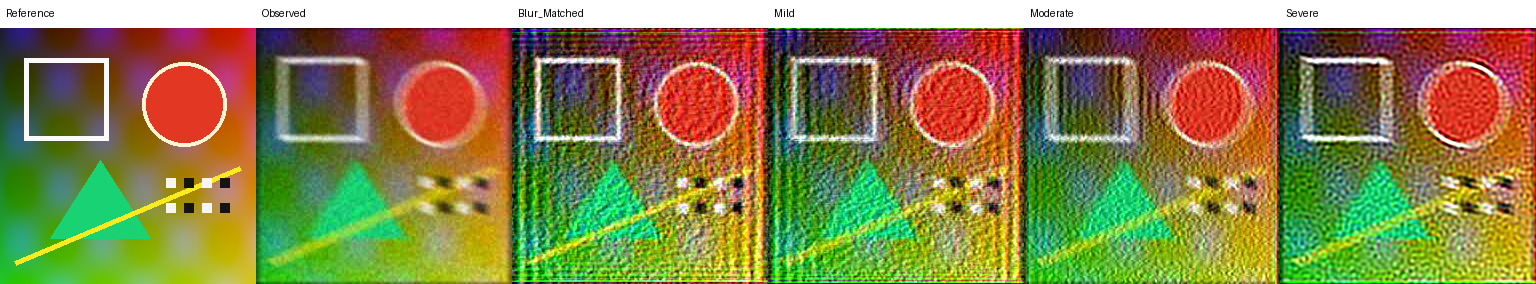
#> input picture experiments/phase0_canary/outputs/canary/synthetic_000_compound_comparison.png, 1536 x 284 px; its folder holds only this picture in this run
$ python pilot.py --input-dir outputs/canary
#> lines starting #> are read from the running program, lines starting #| are printed output that depends on the picture
#!/usr/bin/env python3
"""Reproducible Phase-0 canary for compound forward-model mismatch.

The script intentionally uses only NumPy, SciPy, Pillow and pandas so the
acquisition and evaluation plumbing can be validated before GPU baselines are
introduced. It is not the proposed journal method.
"""

from __future__ import annotations

import argparse
import io
import json
import math
from dataclasses import asdict, dataclass
from pathlib import Path

import numpy as np
import pandas as pd
from PIL import Image, ImageDraw
from scipy import ndimage, signal, stats


@dataclass(frozen=True)
class Acquisition:
    blur_type: str
    blur_length: int
    blur_angle_deg: float
    gaussian_sigma: float
    photons: float
    read_noise_std: float
    downsample_factor: int
    jpeg_quality: int


@dataclass(frozen=True)
class AssumedOperator:
    label: str
    blur_type: str
    blur_length: int
    blur_angle_deg: float
    gaussian_sigma: float
    wiener_balance: float


TRUE_ACQUISITIONS = {
    "blur_only": Acquisition(
        blur_type="motion",
        blur_length=15,
        blur_angle_deg=24.0,
        gaussian_sigma=0.0,
        photons=0.0,
        read_noise_std=0.0,
        downsample_factor=1,
        jpeg_quality=100,
    ),
    "compound": Acquisition(
        blur_type="motion",
        blur_length=15,
        blur_angle_deg=24.0,
        gaussian_sigma=0.0,
        photons=45.0,
        read_noise_std=0.012,
        downsample_factor=2,
        jpeg_quality=32,
    ),
}


ASSUMPTIONS = (
    AssumedOperator("blur_matched", "motion", 15, 24.0, 0.0, 0.006),
    AssumedOperator("mild", "motion", 13, 18.0, 0.0, 0.006),
    AssumedOperator("moderate", "motion", 9, 5.0, 0.0, 0.006),
    AssumedOperator("severe", "gaussian", 0, 0.0, 2.2, 0.006),
)


def synthetic_image(size: int = 256) -> np.ndarray:
    """Create a deterministic image containing edges and smooth structure."""
    yy, xx = np.mgrid[0:size, 0:size]
    base = np.zeros((size, size, 3), dtype=np.float32)
    base[..., 0] = 0.12 + 0.72 * (xx / (size - 1))
    base[..., 1] = 0.10 + 0.68 * (yy / (size - 1))
    base[..., 2] = 0.18 + 0.32 * np.sin(xx / 13.0) * np.cos(yy / 17.0)
    image = Image.fromarray(np.uint8(np.clip(base, 0, 1) * 255), "RGB")
    draw = ImageDraw.Draw(image)
    draw.rectangle((24, 30, 108, 112), outline=(250, 250, 250), width=5)
    draw.ellipse((142, 34, 226, 118), fill=(225, 55, 35), outline=(255, 245, 210), width=4)
    draw.polygon([(50, 210), (100, 132), (150, 210)], fill=(25, 210, 115))
    draw.line((15, 235, 240, 140), fill=(250, 235, 30), width=5)
    for i in range(8):
        x0 = 166 + (i % 4) * 18
        y0 = 150 + (i // 4) * 25
        draw.rectangle((x0, y0, x0 + 9, y0 + 9), fill=(20, 20, 20) if i % 2 else (245, 245, 245))
    return np.asarray(image, dtype=np.float32) / 255.0


def load_images(input_dir: Path | None, size: int = 256) -> list[tuple[str, np.ndarray]]:
    if input_dir is None:
        return [("synthetic_000", synthetic_image(size))]
    records: list[tuple[str, np.ndarray]] = []
    for path in sorted(input_dir.iterdir()):
        if path.suffix.lower() not in {".png", ".jpg", ".jpeg", ".bmp", ".tif", ".tiff"}:
            continue
        image = Image.open(path).convert("RGB")
        image.thumbnail((size, size), Image.Resampling.LANCZOS)
        canvas = Image.new("RGB", (size, size), (0, 0, 0))
        canvas.paste(image, ((size - image.width) // 2, (size - image.height) // 2))
        records.append((path.stem, np.asarray(canvas, dtype=np.float32) / 255.0))
    if not records:
        raise ValueError(f"No supported images found in {input_dir}")
    return records


def motion_kernel(length: int, angle_deg: float) -> np.ndarray:
    size = max(3, int(length) | 1)
    kernel = np.zeros((size, size), dtype=np.float32)
    centre = (size - 1) / 2.0
    angle = math.radians(angle_deg)
    half = (length - 1) / 2.0
    samples = max(4 * length, 16)
    for t in np.linspace(-half, half, samples):
        x = centre + t * math.cos(angle)
        y = centre + t * math.sin(angle)
        x0, y0 = int(math.floor(x)), int(math.floor(y))
        dx, dy = x - x0, y - y0
        for ix, wx in ((x0, 1 - dx), (x0 + 1, dx)):
            for iy, wy in ((y0, 1 - dy), (y0 + 1, dy)):
                if 0 <= ix < size and 0 <= iy < size:
                    kernel[iy, ix] += wx * wy
    kernel /= kernel.sum()
    return kernel


def gaussian_kernel(sigma: float) -> np.ndarray:
    radius = max(2, int(math.ceil(3 * sigma)))
    axis = np.arange(-radius, radius + 1, dtype=np.float32)
    kernel = np.exp(-(axis[:, None] ** 2 + axis[None, :] ** 2) / (2 * sigma**2))
    return kernel / kernel.sum()


def kernel_from_spec(blur_type: str, length: int, angle: float, sigma: float) -> np.ndarray:
    if blur_type == "motion":
        return motion_kernel(length, angle)
    if blur_type == "gaussian":
        return gaussian_kernel(sigma)
    raise ValueError(f"Unsupported blur type: {blur_type}")


def convolve_rgb(image: np.ndarray, kernel: np.ndarray) -> np.ndarray:
    return np.stack(
        [signal.fftconvolve(image[..., c], kernel, mode="same") for c in range(3)], axis=-1
    ).astype(np.float32)


def jpeg_roundtrip(image: np.ndarray, quality: int) -> np.ndarray:
    buffer = io.BytesIO()
    Image.fromarray(np.uint8(np.clip(image, 0, 1) * 255), "RGB").save(
        buffer, format="JPEG", quality=quality, subsampling=2
    )
    buffer.seek(0)
    return np.asarray(Image.open(buffer).convert("RGB"), dtype=np.float32) / 255.0


def degrade(image: np.ndarray, cfg: Acquisition, rng: np.random.Generator) -> np.ndarray:
    kernel = kernel_from_spec(cfg.blur_type, cfg.blur_length, cfg.blur_angle_deg, cfg.gaussian_sigma)
    observed = np.clip(convolve_rgb(image, kernel), 0, 1)
    if cfg.photons > 0:
        observed = rng.poisson(observed * cfg.photons).astype(np.float32) / cfg.photons
    if cfg.read_noise_std > 0:
        observed += rng.normal(0.0, cfg.read_noise_std, observed.shape).astype(np.float32)
    observed = np.clip(observed, 0, 1)
    if cfg.downsample_factor > 1:
        height, width = observed.shape[:2]
        small = Image.fromarray(np.uint8(observed * 255), "RGB").resize(
            (width // cfg.downsample_factor, height // cfg.downsample_factor), Image.Resampling.BICUBIC
        )
        observed = np.asarray(
            small.resize((width, height), Image.Resampling.BICUBIC), dtype=np.float32
        ) / 255.0
    return jpeg_roundtrip(observed, cfg.jpeg_quality) if cfg.jpeg_quality < 100 else observed


def pad_and_shift_kernel(kernel: np.ndarray, shape: tuple[int, int]) -> np.ndarray:
    padded = np.zeros(shape, dtype=np.float32)
    kh, kw = kernel.shape
    padded[:kh, :kw] = kernel
    return np.roll(padded, shift=(-(kh // 2), -(kw // 2)), axis=(0, 1))


def wiener_deconvolution(observed: np.ndarray, kernel: np.ndarray, balance: float) -> np.ndarray:
    transfer = np.fft.fft2(pad_and_shift_kernel(kernel, observed.shape[:2]))
    denominator = np.abs(transfer) ** 2 + balance
    channels = []
    for c in range(3):
        spectrum = np.fft.fft2(observed[..., c])
        restored = np.fft.ifft2(np.conj(transfer) * spectrum / denominator).real
        channels.append(restored)
    return np.clip(np.stack(channels, axis=-1), 0, 1).astype(np.float32)


def psnr(reference: np.ndarray, estimate: np.ndarray) -> float:
    mse = float(np.mean((reference - estimate) ** 2))
    return float("inf") if mse == 0 else 10.0 * math.log10(1.0 / mse)


def ssim(reference: np.ndarray, estimate: np.ndarray) -> float:
    """Mean channel SSIM using a Gaussian local window."""
    values = []
    c1, c2 = 0.01**2, 0.03**2
    for channel in range(3):
        x, y = reference[..., channel], estimate[..., channel]
        mux = ndimage.gaussian_filter(x, 1.5)
        muy = ndimage.gaussian_filter(y, 1.5)
        sigx = ndimage.gaussian_filter(x * x, 1.5) - mux * mux
        sigy = ndimage.gaussian_filter(y * y, 1.5) - muy * muy
        sigxy = ndimage.gaussian_filter(x * y, 1.5) - mux * muy
        score = ((2 * mux * muy + c1) * (2 * sigxy + c2)) / (
            (mux * mux + muy * muy + c1) * (sigx + sigy + c2)
        )
        values.append(float(np.mean(score)))
    return float(np.mean(values))


def normalized_residual(observed: np.ndarray, estimate: np.ndarray, assumed_kernel: np.ndarray) -> float:
    predicted = np.clip(convolve_rgb(estimate, assumed_kernel), 0, 1)
    numerator = np.linalg.norm(predicted - observed)
    denominator = np.linalg.norm(observed) + 1e-12
    return float(numerator / denominator)


def edge_error(reference: np.ndarray, estimate: np.ndarray) -> float:
    ref_gray = reference.mean(axis=2)
    est_gray = estimate.mean(axis=2)
    ref_edge = np.hypot(ndimage.sobel(ref_gray, 0), ndimage.sobel(ref_gray, 1))
    est_edge = np.hypot(ndimage.sobel(est_gray, 0), ndimage.sobel(est_gray, 1))
    return float(np.mean(np.abs(ref_edge - est_edge)))


def comparison_panel(reference: np.ndarray, observed: np.ndarray, reconstructions: list[np.ndarray]) -> Image.Image:
    images = [reference, observed, *reconstructions]
    labels = ["Reference", "Observed", *[s.label.title() for s in ASSUMPTIONS]]
    tile_size = reference.shape[0]
    panel = Image.new("RGB", (tile_size * len(images), tile_size + 28), "white")
    draw = ImageDraw.Draw(panel)
    for index, (array, label) in enumerate(zip(images, labels)):
        tile = Image.fromarray(np.uint8(np.clip(array, 0, 1) * 255), "RGB")
        panel.paste(tile, (index * tile_size, 28))
        draw.text((index * tile_size + 6, 7), label, fill="black")
    return panel


def main() -> None:
    parser = argparse.ArgumentParser()
    parser.add_argument("--input-dir", type=Path, default=None)
    parser.add_argument("--output-dir", type=Path, default=Path("outputs/canary"))
    parser.add_argument("--seed", type=int, default=20260915)
    parser.add_argument("--size", type=int, default=256)
    args = parser.parse_args()
    args.output_dir.mkdir(parents=True, exist_ok=True)

    rows: list[dict[str, object]] = []
    manifest: dict[str, object] = {
        "seed": args.seed,
        "true_acquisitions": {name: asdict(cfg) for name, cfg in TRUE_ACQUISITIONS.items()},
        "assumed_operators": [asdict(item) for item in ASSUMPTIONS],
        "sources": [],
    }

    for image_index, (source_id, reference) in enumerate(load_images(args.input_dir, args.size)):
#> in load_images, image is the input picture: PIL image 1536x284 RGB; mean R, G, B 138.3, 131.9, 78.9
#> in load_images, `canvas = Image.new("RGB", (size, size), (0, 0, 0))`: canvas: PIL image 256x256 RGB; every value is 0
#> in load_images, `canvas.paste(image, ((size - image.width) // 2, (size - image.height) ..`:
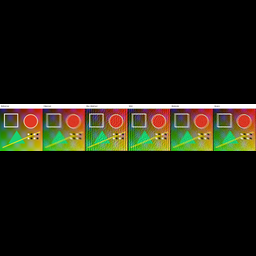
#> canvas: PIL image 256x256 RGB; mean R, G, B 25.3, 24.2, 14.4
        image_seed = args.seed + image_index
#> image_seed = 20260915
        manifest["sources"].append({"source_id": source_id, "seed": image_seed})
        for condition, acquisition in TRUE_ACQUISITIONS.items():
            observed = degrade(reference, acquisition, np.random.default_rng(image_seed))
#> in convolve_rgb, `return np.stack( [signal.fftconvolve(image[..., c], kernel, mode="same..`:
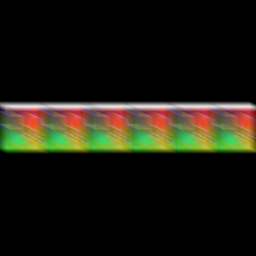
#> returned value: shape (256, 256, 3) float32; mean of channels 0, 1, 2 0.0982, 0.0936, 0.056; drawn with min black and max white
            reconstructions: list[np.ndarray] = []
            for assumed in ASSUMPTIONS:
                kernel = kernel_from_spec(
                    assumed.blur_type,
                    assumed.blur_length,
                    assumed.blur_angle_deg,
                    assumed.gaussian_sigma,
                )
                reconstruction = wiener_deconvolution(observed, kernel, assumed.wiener_balance)
                reconstructions.append(reconstruction)
                rows.append(
                    {
                        "source_id": source_id,
                        "seed": image_seed,
                        "acquisition_condition": condition,
                        "mismatch_level": assumed.label,
                        "psnr_db": psnr(reference, reconstruction),
                        "ssim": ssim(reference, reconstruction),
                        "edge_mae": edge_error(reference, reconstruction),
                        "normalized_measurement_residual": normalized_residual(observed, reconstruction, kernel),
                        "true_blur_type": acquisition.blur_type,
                        "true_blur_length": acquisition.blur_length,
                        "true_blur_angle_deg": acquisition.blur_angle_deg,
                        "assumed_blur_type": assumed.blur_type,
                        "assumed_blur_length": assumed.blur_length,
                        "assumed_blur_angle_deg": assumed.blur_angle_deg,
                        "assumed_gaussian_sigma": assumed.gaussian_sigma,
                    }
                )
#> this loop made 4 passes
#> (mse in psnr, numerator in normalized_residual) on passes 1 to 4: (0.0025, 4.72), (0.00543, 4.93), (0.00715, 2.93), (0.00551, 6.91)
#> pass 1, in main, `reconstruction = wiener_deconvolution(observed, kernel, assumed.wiener..`:
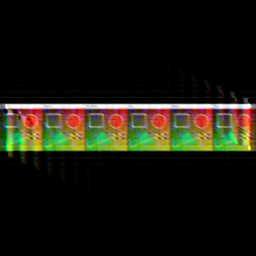
#> reconstruction: shape (256, 256, 3) float32; mean of channels 0, 1, 2 0.1, 0.0955, 0.0575; drawn as R, G, B
#> pass 1, in edge_error, `est_gray = estimate.mean(axis=2)`:
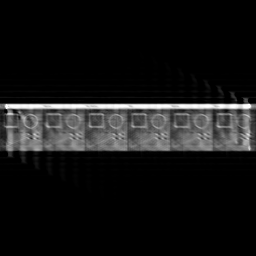
#> est_gray: shape (256, 256) float32; min 0, max 1, mean 0.0843
#> pass 1, in edge_error, `ref_edge = np.hypot(ndimage.sobel(ref_gray, 0), ndimage.sobel(ref_gray..`:
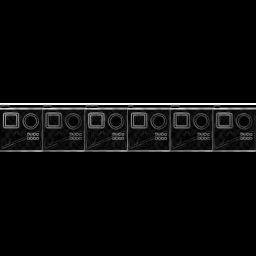
#> ref_edge: shape (256, 256) float32; min 0, max 4, mean 0.143; drawn with min black and max white
#> after the loop, reconstructions = 4 items; rows = 4 items
            comparison_panel(reference, observed, reconstructions).save(
                args.output_dir / f"{source_id}_{condition}_comparison.png"
            )
#> in comparison_panel, `panel = Image.new("RGB", (tile_size * len(images), tile_size + 28), "w..`: panel: PIL image 1536x284 RGB; every value is 255
#> the loop in comparison_panel, `for index, (array, label) in enumerate(zip(images, labels)):` made 6 passes
#> label on passes 1 to 6: 'Reference', 'Observed', 'Blur_Matched', 'Mild', 'Moderate', 'Severe'
#> after the loop in comparison_panel, `for index, (array, label) in enumerate(zip(images, labels)):`:
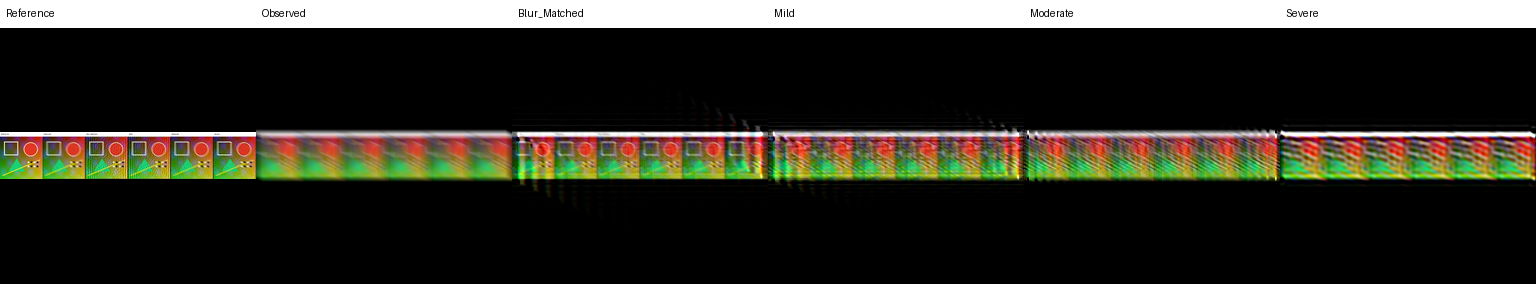
#> panel: PIL image 1536x284 RGB; mean R, G, B 47.5, 46.4, 37.8
#> after the loop in comparison_panel, `for index, (array, label) in enumerate(zip(images, labels)):`:
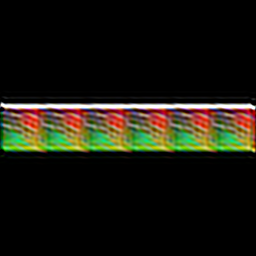
#> tile: PIL image 256x256 RGB; mean R, G, B 25.3, 24.3, 14.8

    metrics = pd.DataFrame(rows)
#> metrics = table of 8 rows and 15 columns
    metrics.to_csv(args.output_dir / "metrics.csv", index=False)
    with (args.output_dir / "manifest.json").open("w", encoding="utf-8") as handle:
        json.dump(manifest, handle, indent=2)

    summary = metrics.groupby(["acquisition_condition", "mismatch_level"], sort=False)[
        ["psnr_db", "ssim", "edge_mae", "normalized_measurement_residual"]
    ].mean()
#> summary = table of 8 rows and 4 columns
    print(summary.round(4).to_string())
#|                                       psnr_db    ssim  edge_mae  normalized_measurement_residual
#| acquisition_condition mismatch_level
#| blur_only             blur_matched    26.0283  0.8834    0.0732                           0.0518
#|                       mild            22.6524  0.8247    0.1180                           0.0541
#|                       moderate        21.4557  0.8443    0.1214                           0.0322
    for condition, group in metrics.groupby("acquisition_condition", sort=False):
        corr = stats.spearmanr(
            group["normalized_measurement_residual"], -group["psnr_db"]
        ).statistic
        print(f"\n{condition}: Spearman(residual, reconstruction error proxy) = {corr:.4f}")
#> this loop made 2 passes
#> (condition, group, corr) on passes 1 to 2: ('blur_only', table of 4 rows and 15 columns, -0.2), ('compound', table of 4 rows and 15 columns, -0.8)
#| blur_only: Spearman(residual, reconstruction error proxy) = -0.2000
#| compound: Spearman(residual, reconstruction error proxy) = -0.8000
    print(f"\nOutputs written to: {args.output_dir.resolve()}")


if __name__ == "__main__":
    main()
